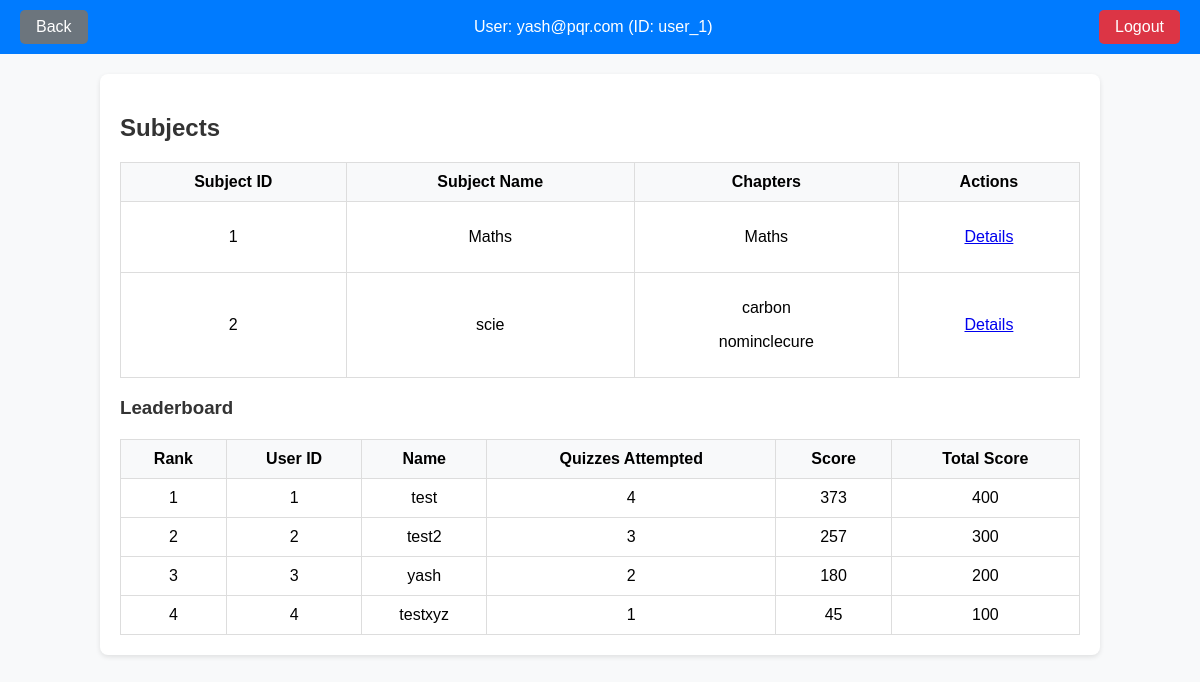
Page /dashboard/subject (signed in) on the committed database.
### controllers/model.py (models this page shows)
class User(db.Model,UserMixin):
    __tablename__ = 'User'
    id = db.Column(db.Integer, primary_key=True, autoincrement=True)
    name = db.Column(db.String(100), nullable=False)
    email = db.Column(db.String(120), nullable=False, unique=True)
    password = db.Column(db.String(255), nullable=False)
    qualification = db.Column(db.String(100), nullable=True)
    dob = db.Column(db.Date, nullable=False)
    allow = db.Column(db.Boolean, nullable=False, default=False)

class Subject(db.Model):
    __tablename__ = 'Subject'
    id = db.Column(db.Integer, primary_key=True, autoincrement=True)
    name = db.Column(db.String(100), nullable=False)
    description = db.Column(db.Text)
    chapters = db.relationship('Chapter', backref='subject', lazy=True, cascade='all, delete-orphan')

class Chapter(db.Model):
    __tablename__ = 'Chapter'
    id = db.Column(db.Integer, primary_key=True, autoincrement=True)
    name = db.Column(db.String(100), nullable=False)
    description = db.Column(db.Text)
    subject_id = db.Column(db.Integer, db.ForeignKey('Subject.id', ondelete='CASCADE'), nullable=False)

### app.py (the view)
@app.route('/dashboard/subject',methods=['GET','POST'])
@login_required
def user_subject():
    return user_Subject()

### app.py (called while the page is built)
@login_manager.user_loader
def load_user(user_id):
    role, user_id = user_id.split("_")
    if role == 'admin':
        admin = Admin.query.get(int(user_id))
        if admin:
            return UserLogin(f"admin_{admin.id}", "admin",admin.email)
    elif role == 'user':
        user = User.query.get(int(user_id))
        if user:
            return UserLogin(f"user_{user.id}", "user",user.email)
    return None

### controllers/function.py (called while the page is built)
def Scoreboard():
    leaderboard = db.session.query(
            User.id,
            User.name,
            User.email,
            func.count(Scores.quiz_id).label('quizzes_attempted'),
            func.sum(Scores.score).label('scored'),
            (func.count(Scores.score) * 100).label('total_score')
        ).join(Scores, Scores.user_id == User.id) \
        .join(Quiz, Scores.quiz_id == Quiz.id) \
        .group_by(User.id) \
        .order_by(func.sum(Scores.score).desc()) \
        .all()
    return leaderboard

### controllers/user.py (called while the page is built)
def user_Subject():
    if current_user.role != "user":
        return redirect(url_for('home'))
    if request.method == 'GET':
        subjects = Subject.query.all()
        chapters =Chapter.query.all()
        leaderboard= Scoreboard()
        subject_chapters = {}
        for subject in subjects:
            subject_chapters[subject] = [chapter for chapter in chapters if chapter.subject_id == subject.id]
        return render_template('user/user_subject.html',subjects=subjects,subject_chapters =subject_chapters,leaderboard=leaderboard)
    else :
        flash("An error occurred. Please try again.", "error")
        return redirect(url_for('user_dashboard'))

### templates/user/user_subject.html (shortened to what this page needs)
<!DOCTYPE html>
<html lang="en">
<head>
</head>
<body>
    <div class="header">
        <a href="{{ url_for('user_dashboard') }}" class="back-btn">Back</a>
        <div class="user-info">
            <span>User: {{current_user.email }} (ID: {{ current_user.id }})</span>
        </div>
        <a href="{{ url_for('logout') }}" class="logout-btn">Logout</a>
    </div>
    <div class="container">
        <h2>Subjects</h2>
        <table>
            <thead>
                <tr>
                    <th>Subject ID</th>
                    <th>Subject Name</th>
                    <th>Chapters</th>
                    <th>Actions</th>
                </tr>
            </thead>
            <tbody>
                {% for subject in subjects %}
                <tr>
                    <td>{{ subject.id }}</td>
                    <td>{{ subject.name }}</td>
                    <td>
                        {% if subject_chapters[subject] %}
                        {% for chapter in subject_chapters[subject] %}
                        <p>{{ chapter.name }}</p>
                        {% endfor %}
                        {% else %}
                        <p>No chapters available</p>
                        {% endif %}
                    </td>
                    <td>
                        <a href="{{ url_for('user_chapter', subject_id=subject.id) }}" class="btn btn-info">Details</a>
                    </td>
                </tr>
                {% endfor %}
            </tbody>
        </table>
        <h3>Leaderboard</h3>
        <table>
            <thead>
                <tr>
                    <th>Rank</th>
                    <th>User ID</th>
                    <th>Name</th>
                    <th>Quizzes Attempted</th>
                    <th>Score</th>
                    <th>Total Score</th>
                </tr>
            </thead>
            <tbody>
                {% for entry in leaderboard %}
                <tr>
                    <td>{{ loop.index }}</td>
                    <td>{{ entry.id }}</td>
                    <td>{{ entry.name }}</td>
                    <td>{{ entry.quizzes_attempted }}</td>
                    <td>{{ entry.scored }}</td>
                    <td>{{ entry.total_score }}</td>
                </tr>
                {% endfor %}
            </tbody>
        </table>
    </div>
</body>
</html>

### templates/user/user_subject.html (style rules this page uses)
body { font-family: Arial, sans-serif; margin: 0; padding: 0; background-color: #f8f9fa; }
.container { width: 80%; margin: 20px auto; background-color: white; padding: 20px; border-radius: 8px; box-shadow: 0 2px 5px rgba(0, 0, 0, 0.1); }
h2, h3 { color: #333; }
table { width: 100%; border-collapse: collapse; margin-top: 20px; }
th, td { padding: 10px; border: 1px solid #ddd; text-align: center; }
th { background-color: #f8f9fa; }
.header { display: flex; justify-content: space-between; align-items: center; padding: 10px 20px; background-color: #007bff; color: white; }
.header .user-info { font-size: 16px; }
.logout-btn { background-color: #dc3545; padding: 8px 16px; border-radius: 5px; text-decoration: none; color: white; }
.header .back-btn { background-color: #6c757d; padding: 8px 16px; border-radius: 5px; text-decoration: none; color: white; }

### rows in the picture
User: email "yash@pqr.com", id "1", name "test", quizzes_attempted "4", scored "373", total_score "400"
Subject: id "1", name "Maths"
Chapter: name "Maths"
Subject: id "2", name "scie"
Chapter: name "carbon"
Chapter: name "nominclecure"
User: id "2", name "test2", quizzes_attempted "3", scored "257", total_score "300"
User: id "3", name "yash", quizzes_attempted "2", scored "180", total_score "200"
User: id "4", name "testxyz", quizzes_attempted "1", scored "45", total_score "100"

### other values in the picture
{{ current_user.id }} "user_1"
